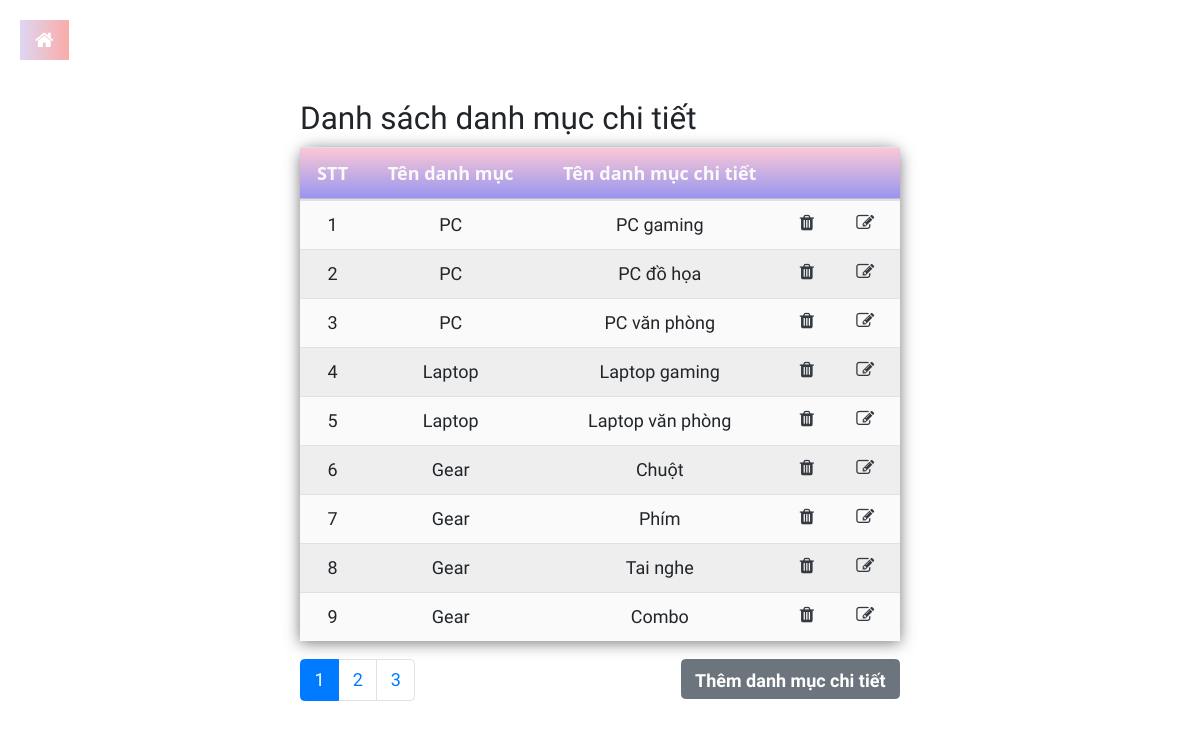
/admin/index.php?admin=categorydetails (signed in), run on the app's committed database.
### tables this page shows
CREATE TABLE `category_details` (
  `category_details_id` int(11) NOT NULL,
  `category_id` int(11) NOT NULL,
  `name` varchar(50) NOT NULL
);

CREATE TABLE `category` (
  `category_id` int(11) NOT NULL,
  `name` varchar(50) NOT NULL
);

### config/db.php (called while the page is built, shortened)
<?php
class Database
{
    private $host = "localhost";
    private $username = "root";
    private $password = "123456";
    private $db = "app";
    private $conn;
    public function __construct()
    {
        $this->conn = new mysqli($this->host, $this->username, $this->password, $this->db);
    }
    public function executeQueryAll($query): array
    {
        $result = $this->conn->query($query);
        $rows = array();
        if ($result && $result->num_rows > 0) {
            while ($row = $result->fetch_assoc()) {
                $rows[] = $row;
            }
        }
        return $rows;
    }
}

### global.php (called while the page is built, shortened)
<?php
$conn = new Database();

### models/category.php (called while the page is built, shortened)
<?php
class DanhMuc
{
    private $db;
    function __construct($db)
    {
        $this->db = new Database();
    }
    function showdmctadminpage()
    {
        $sql = "SELECT * FROM category_details, category where `category`.`category_id` =`category_details`.`category_id` ";
        $datas = $this->db->executeQueryAll($sql);
        return $datas;
    }
    function showdmctpage($id, $begin): array
    {
        $sql = "SELECT `ct`.`category_details_id`, `c`.`name` as `dmname`, `ct`.`name`
        FROM category AS c, category_details AS ct
        WHERE `ct`.`category_id` = `c`.`category_id`";
        $sql .= " LIMIT $begin, 9";
        $datas = $this->db->executeQueryAll($sql);
        return $datas;
    }
}
?>

### admin/view/categorydetails.php (the view, shortened to what this page needs)
<div class="w-50" style="margin: 20 auto;">
    <h3>Danh sách danh mục chi tiết</h3>
    <table class="table">
        <?php
        $i = 1;
        ?>
        <thead>
            <tr>
                <th class="text-center">STT</th>
                <th class="text-center">Tên danh mục</th>
                <th class="text-center">Tên danh mục chi tiết</th>
                <th class="text-center">&nbsp;</th>
                <th class="text-center">&nbsp;</th>
            </tr>
        </thead>
        <?php
        foreach ($danhmucpage as $danhmucct) {
            extract($danhmucct);
            echo '  <tr>
            <td class="text-center">' . $i++ . '</td>
            <td class="text-center">' . $dmname . '</td>
        <td class="text-center">' . $name . '</td>
        <td class="text-center">
        <a href="index.php?admin=delcatedet&iddet=' . $category_details_id . '" style="cursor: pointer;" class="nav-icon position-relative text-decoration-none ms-1"">
    <i class="fa fa-trash text-dark mr-2"></i>
    <span class="position-absolute top-0 left-100 translate-middle badge rounded-pill bg-light text-dark"></span>
    </a>
    </td>
    <td class="text-center"><a class="nav-icon position-relative text-decoration-none ms-1"
            href="index.php?admin=updatecatedet&iddet=' . $category_details_id . '">
            <i class="fa fa-edit text-dark mr-2"></i>
            <span
                class="position-absolute top-0 left-100 translate-middle badge rounded-pill bg-light text-dark"></span>
        </a></td>
        </tr>
       ';
        }
        ?>
        <?php
        $count = count($categories_details);
        $trang = ceil($count / 9);
        ?>
    </table>
    <div class="d-flex justify-content-between">
        <nav aria-label="Page navigation example">
            <ul class="pagination justify-content-end">
                    <?php
                        $currentPage = isset($_GET['page']) ? $_GET['page'] : 1;
                    for ($j  = 1; $j <= $trang; $j++) {
                        $activeClass = ($j == $currentPage) ? 'active' : '';
                        if (isset($_GET['id'])) {
                    ?>
                            <li class="page-item <?php echo $activeClass; ?>"><a class="page-link" href="index.php?admin=categorydetails&id=<?php echo $id ?>&page=<?php echo $j ?>"><?php echo $j; ?></a>
                            </li>
                        <?php
                        } else {
                        ?>
                            <li class="page-item <?php echo $activeClass; ?>"><a class="page-link" href="index.php?admin=categorydetails&page=<?php echo $j ?>"><?php echo $j ?></a>
                            </li>
                    <?php
                        }
                    }
                    ?>
            </ul>
        </nav>
        <button type="button" class="btn btn-secondary" style="height:40px" data-toggle="modal" data-target="#myModal">
            Thêm danh mục chi tiết
        </button>
    </div>
</div>

### admin/assets/css/admin.css (style rules this page uses)
* { margin: 0; padding: 0; font-family: "Work Sans", sans-serif; font-size: 18px; }
table { width: 100%; border-collapse: collapse; border-spacing: 0; box-shadow: 0 2px 15px rgba(64, 64, 64, 0.7); border-radius: 12px 12px 0 0; margin-bottom: 50px; }
td, th { padding: 10px 16px; text-align: left !important; vertical-align: top !important; }
th { background: linear-gradient(to top, #9795f0 0%, #fbc8d4 100%); color: #fafafa; font-family: "Open Sans", Sans-serif; font-weight: bold; }
tr { width: 100%; background-color: #fafafa; font-family: "Montserrat", sans-serif; }
tr:nth-child(even) { background-color: #eeeeee; }
.btn { font-weight: 700; height: 36px; -moz-user-select: none; -webkit-user-select: none; user-select: none; cursor: default; }

### data on the page
category_details: category.name "PC", name "PC gaming"
category_details: category.name "PC", name "PC đồ họa"
category_details: category.name "PC", name "PC văn phòng"
category_details: category.name "Laptop", name "Laptop gaming"
category_details: category.name "Laptop", name "Laptop văn phòng"
category_details: category.name "Gear", name "Chuột"
category_details: category.name "Gear", name "Phím"
category_details: category.name "Gear", name "Tai nghe"
category_details: category.name "Gear", name "Combo"
